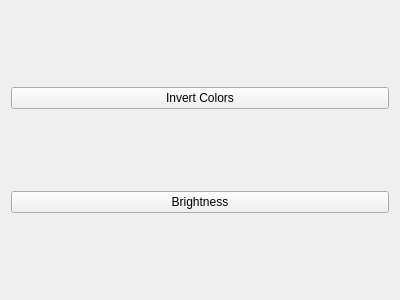
<?xml version="1.0" encoding="UTF-8"?>
<ui version="4.0">
 <class>FunctionalWidget</class>
 <widget class="QWidget" name="FunctionalWidget">
  <property name="geometry">
   <rect>
    <x>0</x>
    <y>0</y>
    <width>400</width>
    <height>300</height>
   </rect>
  </property>
  <property name="windowTitle">
   <string>Form</string>
  </property>
  <layout class="QGridLayout" name="gridLayout">
   <item row="0" column="0">
    <widget class="QPushButton" name="pushButtonInvertColors">
     <property name="text">
      <string>Invert Colors</string>
     </property>
    </widget>
   </item>
   <item row="1" column="0">
    <widget class="QPushButton" name="pushButtonInvertColors_2">
     <property name="text">
      <string>Brightness</string>
     </property>
    </widget>
   </item>
  </layout>
 </widget>
 <resources/>
 <connections/>
</ui>
